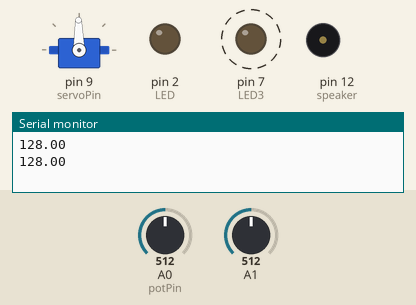
A sketch run on a simulated Arduino Uno, built with avr-gcc and run on an emulated ATmega328P. On the bench: servo, output pins drawn as LEDs (lit = HIGH), buzzer (waves = sounding), the last lines printed to the serial monitor. Dashed ring = blinking. The test bench sets the inputs (shaded band); at power-on: A1 = 512, A0 (potPin) = 512.

Above: at 3.2 s.
3.3 s: A1 set to 845
6.8 s: A1 set to 876
At 7.9 s:
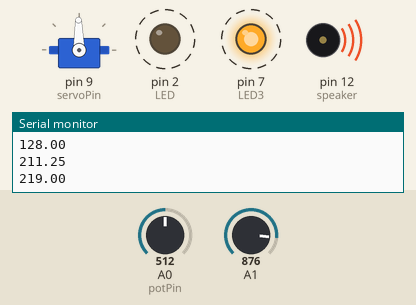
10.3 s: A0 (potPin) set to 205
At 11.22 s:
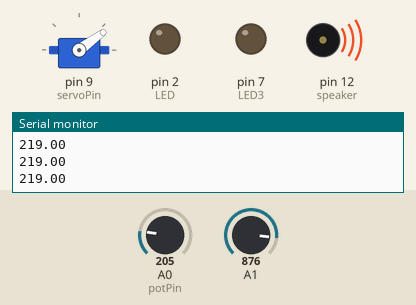
13.8 s: A0 (potPin) set to 0
At 14.7 s:
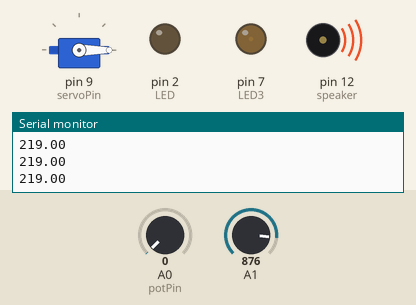
17.0 s: A1 set to 716
At 17.66 s:
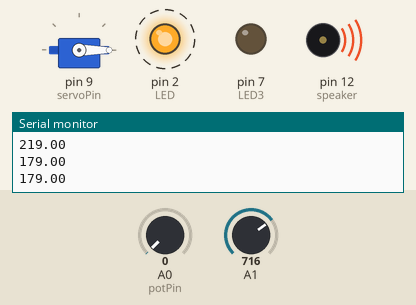
20.5 s: A0 (potPin) set to 225
At 21.3 s:
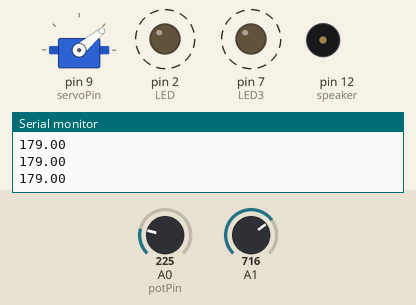
Timing chart, 0 to 25.0 s (numbered marks = the images above; inputs shaded):
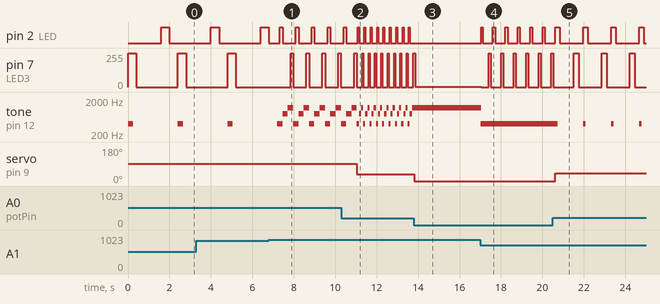

Measured:
- the behaviour switches between 859 and 860 on A1 (found by bisection; images 0 and 1)
- after the input at 6.8 s, pin 7 (LED3): alternates 255/255 for 0.13 s and 0/255 for 0.64 s, starting after 1.0 s
- after the input at 10.3 s, servo on pin 9 (servoPin): 91° → 36° after 0.75 s
- after the input at 13.8 s, pin 2 (LED): stops changing and stays LOW; tone on pin 12 (speaker): stops changing and stays 1200 Hz; servo on pin 9 (servoPin): 36° → 0° at once
- after the input at 17.0 s, pin 2 (LED): alternates HIGH for 0.10 s and LOW for 0.50 s, starting after 0.05 s; pin 7 (LED3): 2/255 → 0/255 after 0.05 s, then repeats every 0.60 s: 255/255 0.10 s, 0/255 0.50 s; tone on pin 12 (speaker): 1200 Hz → 400 Hz at once
- after the input at 20.5 s, pin 2 (LED): alternates HIGH for 0.23 s and LOW for 1.1 s, starting after 0.34 s; pin 7 (LED3): alternates 255/255 for 0.23 s and 0/255 for 1.1 s, starting after 1.0 s; tone on pin 12 (speaker): alternates 400 Hz for 0.11 s and silent for 1.2 s, starting after 0.23 s; servo on pin 9 (servoPin): 0° → 40° after 0.12 s
- by itself, tone on pin 12 (speaker): plays 800 Hz for 0.26 s, 1200 Hz for 0.26 s, 400 Hz for 0.10 s, 800 Hz for 0.10 s, 1200 Hz for 0.10 s, 400 Hz for 0.10 s … (29 notes in this stretch)

The sketch:

Servo-Led-Pot-Photo_10-31-2023.ino
```cpp
/*
10-31-2023
Jay J Gurung

HOW THE CIRCUT BEHAVES:

Photo Sensor determindes which MODE to be in

  Mode A [Dark / photosensor detected value is low]:
    * * features * *
        piezo beeps a note every loop cycle
        potentiometer controls the speed of the blinking and angle of servo
        has 2 patterns
              pattern 1 (angle > 90 ): LED blinks left to right
              pattern 2 (angle < 90 ): LED blinks right to left

  Mode B [Bright / photosensor detected value is high]:
    * * features * *
        potentiometer knob controls the tempo of the beep
        LEDs blink everytime a piezo beeps a note played

  */


#include <Servo.h> // include Arduino Servo library

const int servoPin = 9;  // create servoPin variable, assign 9
const int LED = 2;  // create LED variable, assign 2
const int LED2 = 4;  // create LED variable, assign 4
const int LED3 = 7;  // create LED variable, assign 4
const int potPin = A0; // Knob unit signal assigned to A0
const int photoSensor = A1; // Photo sensor assigner to A1
const int speaker = 12; // piezo assigned to 12

Servo servo;  // create Servo object

float reading = 0; //keeping track of the reading
float angle = 0;   // variable to track servo position in degrees
float photoRead;
float pitch;
float brightness;
float blinkSpeed;
float tempo;

void setup() {
  servo.attach(servoPin); //attach servo variable to control pin
  pinMode(LED,OUTPUT);
  pinMode(LED3,OUTPUT);
  pinMode(LED3,OUTPUT);
  Serial.begin(9600);
}


void loop() {
  photoRead = analogRead(A1);  // assigning values of PhotoSensor read to PhotoRead
  brightness = photoRead/4; // converting value received to 255 max

  reading = analogRead(A0); // assigning Knob reading to reading
  angle = reading/5.6; // converting the value so it limits to 360

  servo.write(angle); //motor rotates to the angle

  Serial.println(brightness);
//LIMITER ON BLINK so it does not blink faster than 100ms and slower than 400ms
  if (reading<100){
    blinkSpeed =100;
  } else if(reading>400){
    blinkSpeed =400;
  } else {
    blinkSpeed = reading;
  }


  tempo = reading; //60000 ms is one minute thus, if you want 90bpm you divide a minute 90 times.


  if (brightness <215 && brightness > 0){
    tone(speaker, 400, tempo/2);
    if (angle<90){
        digitalWrite(LED,HIGH);
        delay(blinkSpeed);
        digitalWrite(LED,LOW);
        delay(blinkSpeed);
        digitalWrite(LED2,HIGH);
        delay(blinkSpeed);
        digitalWrite(LED2,LOW);
        delay(blinkSpeed);
        digitalWrite(LED3,HIGH);
        delay(blinkSpeed);
        digitalWrite(LED3,LOW);
        delay(blinkSpeed);
    } else{
        digitalWrite(LED3,HIGH);
        delay(blinkSpeed);
        digitalWrite(LED3,LOW);
        delay(blinkSpeed);
        digitalWrite(LED2,HIGH);
        delay(blinkSpeed);
        digitalWrite(LED2,LOW);
        delay(blinkSpeed);
        digitalWrite(LED,HIGH);
        delay(blinkSpeed);
        digitalWrite(LED,LOW);
        delay(blinkSpeed);

    }
  } else if (brightness>=100){
     tone(speaker, 400, tempo/2);
      delay(tempo/4);
      digitalWrite(LED, HIGH);
      delay(tempo/4);
      digitalWrite(LED, LOW);
    tone(speaker, 800, tempo/2);
      delay(tempo/4);
      digitalWrite(LED2, HIGH);
      delay(tempo/4);
      digitalWrite(LED2, LOW);
    tone(speaker, 1200, tempo/2);
      delay(tempo/4);
      digitalWrite(LED3, HIGH);
      delay(tempo/4);
      digitalWrite(LED3, LOW);
  }
}
```
